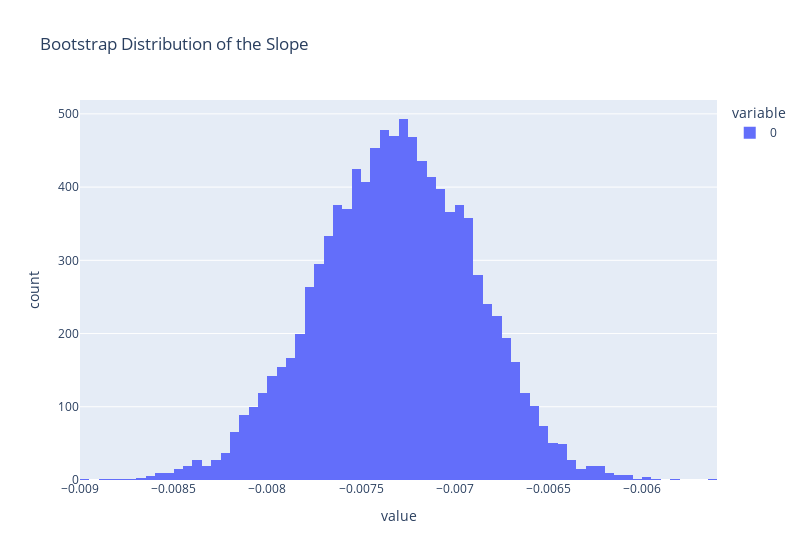

The code cell stored with this chart in its notebook:
### Markdown cell above
After constructing many bootstrap slope estimates (in this case, 10,000), we can visualize the distribution of these estimates.

````{dropdown} Click to see the code
```python
#Construct 10,000 bootstrap slope estimates
bs_thetas = bootstrap(mpg_sample, estimator, 10000)

#Visualize the distribution of these estimates
px.histogram(bs_thetas, title='Bootstrap Distribution of the Slope', 
             width=800)
```
````

### Code cell
#Construct 10,000 bootstrap slope estimates
bs_thetas = bootstrap(mpg_sample, estimator, 10000)

#Visualize the distribution of these estimates
px.histogram(bs_thetas, title='Bootstrap Distribution of the Slope', 
             width=800)

### Figure 1 — Plotly figure (JSON) as saved in the notebook; plotly's stock layout.template omitted (floating-point values rounded to 4 significant figures; data arrays with more than 128 entries replaced by an {"elided": "..."} marker saying what was removed)
{"data": [{"bingroup": "x", "hovertemplate": "variable=0<br>value=%{x}<br>count=%{y}<extra></extra>", "legendgroup": "0", "marker": {"color": "#636efa", "pattern": {"shape": ""}}, "name": "0", "orientation": "v", "showlegend": true, "type": "histogram", "x": {"elided": "10000 float values"}, "xaxis": "x", "yaxis": "y"}], "layout": {"barmode": "relative", "legend": {"title": {"text": "variable"}, "tracegroupgap": 0}, "title": {"text": "Bootstrap Distribution of the Slope"}, "width": 800, "xaxis": {"anchor": "y", "domain": [0, 1], "title": {"text": "value"}}, "yaxis": {"anchor": "x", "domain": [0, 1], "title": {"text": "count"}}}}
